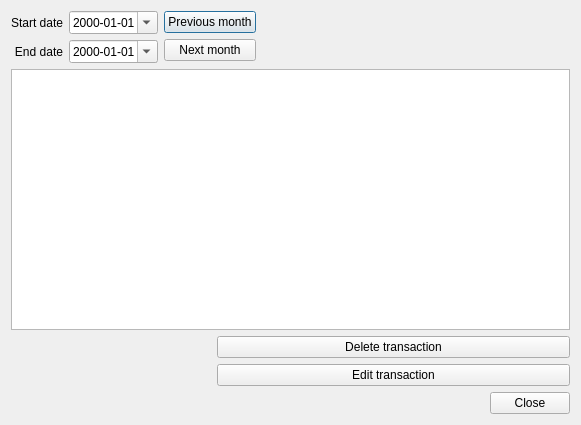
<?xml version="1.0" encoding="UTF-8"?>
<ui version="4.0">
 <class>TransactionsDialog</class>
 <widget class="QDialog" name="TransactionsDialog">
  <property name="windowModality">
   <enum>Qt::NonModal</enum>
  </property>
  <property name="geometry">
   <rect>
    <x>0</x>
    <y>0</y>
    <width>581</width>
    <height>425</height>
   </rect>
  </property>
  <property name="windowTitle">
   <string>Transactions</string>
  </property>
  <property name="modal">
   <bool>false</bool>
  </property>
  <layout class="QVBoxLayout" name="verticalLayout">
   <item>
    <widget class="QWidget" name="widget" native="true">
     <property name="sizePolicy">
      <sizepolicy hsizetype="Preferred" vsizetype="Preferred">
       <horstretch>0</horstretch>
       <verstretch>0</verstretch>
      </sizepolicy>
     </property>
     <layout class="QVBoxLayout" name="verticalLayout_2" stretch="0,0">
      <property name="margin">
       <number>0</number>
      </property>
      <item>
       <widget class="QWidget" name="widget_2" native="true">
        <property name="sizePolicy">
         <sizepolicy hsizetype="Preferred" vsizetype="Maximum">
          <horstretch>0</horstretch>
          <verstretch>0</verstretch>
         </sizepolicy>
        </property>
        <layout class="QHBoxLayout" name="horizontalLayout">
         <property name="margin">
          <number>0</number>
         </property>
         <item>
          <widget class="QWidget" name="widget_3" native="true">
           <layout class="QGridLayout" name="gridLayout">
            <property name="margin">
             <number>0</number>
            </property>
            <item row="0" column="1">
             <widget class="QDateEdit" name="dtpStartDate">
              <property name="currentSection">
               <enum>QDateTimeEdit::YearSection</enum>
              </property>
              <property name="displayFormat">
               <string>yyyy-MM-dd</string>
              </property>
              <property name="calendarPopup">
               <bool>true</bool>
              </property>
             </widget>
            </item>
            <item row="1" column="0">
             <widget class="QLabel" name="label_2">
              <property name="text">
               <string>End date</string>
              </property>
              <property name="alignment">
               <set>Qt::AlignRight|Qt::AlignTrailing|Qt::AlignVCenter</set>
              </property>
             </widget>
            </item>
            <item row="1" column="1">
             <widget class="QDateEdit" name="dtpEndDate">
              <property name="currentSection">
               <enum>QDateTimeEdit::YearSection</enum>
              </property>
              <property name="displayFormat">
               <string>yyyy-MM-dd</string>
              </property>
              <property name="calendarPopup">
               <bool>true</bool>
              </property>
             </widget>
            </item>
            <item row="0" column="0">
             <widget class="QLabel" name="label">
              <property name="text">
               <string>Start date</string>
              </property>
              <property name="alignment">
               <set>Qt::AlignRight|Qt::AlignTrailing|Qt::AlignVCenter</set>
              </property>
             </widget>
            </item>
           </layout>
          </widget>
         </item>
         <item>
          <widget class="QWidget" name="widget_4" native="true">
           <property name="sizePolicy">
            <sizepolicy hsizetype="Preferred" vsizetype="Preferred">
             <horstretch>0</horstretch>
             <verstretch>0</verstretch>
            </sizepolicy>
           </property>
           <property name="layoutDirection">
            <enum>Qt::LeftToRight</enum>
           </property>
           <layout class="QGridLayout" name="gridLayout_2">
            <property name="margin">
             <number>0</number>
            </property>
            <item row="0" column="0">
             <widget class="QPushButton" name="pbPrevMonth">
              <property name="text">
               <string>Previous month</string>
              </property>
             </widget>
            </item>
            <item row="0" column="2">
             <spacer name="horizontalSpacer">
              <property name="orientation">
               <enum>Qt::Horizontal</enum>
              </property>
              <property name="sizeHint" stdset="0">
               <size>
                <width>40</width>
                <height>20</height>
               </size>
              </property>
             </spacer>
            </item>
            <item row="1" column="0">
             <widget class="QPushButton" name="pbNextMonth">
              <property name="text">
               <string>Next month</string>
              </property>
             </widget>
            </item>
           </layout>
          </widget>
         </item>
        </layout>
       </widget>
      </item>
      <item>
       <widget class="QTreeView" name="lvTransactions">
        <property name="sizePolicy">
         <sizepolicy hsizetype="Expanding" vsizetype="Expanding">
          <horstretch>0</horstretch>
          <verstretch>0</verstretch>
         </sizepolicy>
        </property>
       </widget>
      </item>
     </layout>
    </widget>
   </item>
   <item>
    <widget class="QWidget" name="widget_6" native="true">
     <property name="sizePolicy">
      <sizepolicy hsizetype="Preferred" vsizetype="Maximum">
       <horstretch>0</horstretch>
       <verstretch>0</verstretch>
      </sizepolicy>
     </property>
     <layout class="QHBoxLayout" name="horizontalLayout_2">
      <property name="margin">
       <number>0</number>
      </property>
      <item>
       <widget class="QWidget" name="widgetInfo" native="true">
        <property name="minimumSize">
         <size>
          <width>200</width>
          <height>60</height>
         </size>
        </property>
        <layout class="QGridLayout" name="gridLayout_3">
         <property name="margin">
          <number>0</number>
         </property>
        </layout>
       </widget>
      </item>
      <item>
       <widget class="QWidget" name="widget_5" native="true">
        <layout class="QVBoxLayout" name="verticalLayout_3">
         <property name="margin">
          <number>0</number>
         </property>
         <item>
          <widget class="QPushButton" name="pbDeleteTransatcion">
           <property name="text">
            <string>Delete transaction</string>
           </property>
          </widget>
         </item>
         <item>
          <widget class="QPushButton" name="pbEditTransactoin">
           <property name="text">
            <string>Edit transaction</string>
           </property>
          </widget>
         </item>
         <item>
          <widget class="QDialogButtonBox" name="buttonBox">
           <property name="orientation">
            <enum>Qt::Horizontal</enum>
           </property>
           <property name="standardButtons">
            <set>QDialogButtonBox::Close</set>
           </property>
          </widget>
         </item>
        </layout>
       </widget>
      </item>
     </layout>
    </widget>
   </item>
  </layout>
 </widget>
 <resources/>
 <connections>
  <connection>
   <sender>buttonBox</sender>
   <signal>accepted()</signal>
   <receiver>TransactionsDialog</receiver>
   <slot>accept()</slot>
   <hints>
    <hint type="sourcelabel">
     <x>248</x>
     <y>254</y>
    </hint>
    <hint type="destinationlabel">
     <x>157</x>
     <y>274</y>
    </hint>
   </hints>
  </connection>
  <connection>
   <sender>buttonBox</sender>
   <signal>rejected()</signal>
   <receiver>TransactionsDialog</receiver>
   <slot>reject()</slot>
   <hints>
    <hint type="sourcelabel">
     <x>316</x>
     <y>260</y>
    </hint>
    <hint type="destinationlabel">
     <x>286</x>
     <y>274</y>
    </hint>
   </hints>
  </connection>
 </connections>
</ui>
